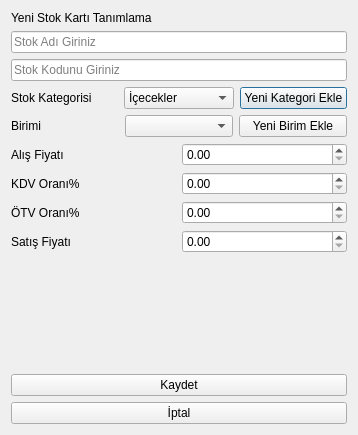
<?xml version="1.0" encoding="UTF-8"?>
<ui version="4.0">
 <class>YeniStokKartDialog</class>
 <widget class="QDialog" name="YeniStokKartDialog">
  <property name="geometry">
   <rect>
    <x>0</x>
    <y>0</y>
    <width>358</width>
    <height>435</height>
   </rect>
  </property>
  <property name="windowTitle">
   <string>Stok Kart Tanımlama</string>
  </property>
  <layout class="QVBoxLayout" name="verticalLayout">
   <item>
    <widget class="QLabel" name="label">
     <property name="text">
      <string>Yeni Stok Kartı Tanımlama</string>
     </property>
    </widget>
   </item>
   <item>
    <widget class="QLineEdit" name="lineEdit_StokAdi">
     <property name="placeholderText">
      <string>Stok Adı Giriniz</string>
     </property>
    </widget>
   </item>
   <item>
    <widget class="QLineEdit" name="lineEdit_StokKodu">
     <property name="placeholderText">
      <string>Stok Kodunu Giriniz</string>
     </property>
    </widget>
   </item>
   <item>
    <layout class="QHBoxLayout" name="horizontalLayout_2">
     <item>
      <widget class="QLabel" name="label_3">
       <property name="text">
        <string>Stok Kategorisi</string>
       </property>
      </widget>
     </item>
     <item>
      <widget class="QComboBox" name="comboBox_StokKategori">
       <item>
        <property name="text">
         <string>İçecekler</string>
        </property>
       </item>
       <item>
        <property name="text">
         <string>Yiyecekler</string>
        </property>
       </item>
       <item>
        <property name="text">
         <string>Unlu Mamüller</string>
        </property>
       </item>
       <item>
        <property name="text">
         <string>Nargile</string>
        </property>
       </item>
      </widget>
     </item>
     <item>
      <widget class="QPushButton" name="pushButton_YeniKategoriEkle">
       <property name="text">
        <string>Yeni Kategori Ekle</string>
       </property>
      </widget>
     </item>
    </layout>
   </item>
   <item>
    <layout class="QHBoxLayout" name="horizontalLayout">
     <item>
      <widget class="QLabel" name="label_2">
       <property name="text">
        <string>Birimi</string>
       </property>
      </widget>
     </item>
     <item>
      <widget class="QComboBox" name="comboBox_StokBirimi"/>
     </item>
     <item>
      <widget class="QPushButton" name="pushButton_YeniBirimEkle">
       <property name="text">
        <string>Yeni Birim Ekle</string>
       </property>
      </widget>
     </item>
    </layout>
   </item>
   <item>
    <layout class="QHBoxLayout" name="horizontalLayout_3">
     <item>
      <widget class="QLabel" name="label_4">
       <property name="text">
        <string>Alış Fiyatı</string>
       </property>
      </widget>
     </item>
     <item>
      <widget class="QDoubleSpinBox" name="doubleSpinBox_AlisFiyati">
       <property name="maximum">
        <double>99990000.000000000000000</double>
       </property>
      </widget>
     </item>
    </layout>
   </item>
   <item>
    <layout class="QHBoxLayout" name="horizontalLayout_4">
     <item>
      <widget class="QLabel" name="label_5">
       <property name="text">
        <string>KDV Oranı%</string>
       </property>
      </widget>
     </item>
     <item>
      <widget class="QDoubleSpinBox" name="doubleSpinBox_KDV">
       <property name="maximum">
        <double>100.000000000000000</double>
       </property>
      </widget>
     </item>
    </layout>
   </item>
   <item>
    <layout class="QHBoxLayout" name="horizontalLayout_5">
     <item>
      <widget class="QLabel" name="label_6">
       <property name="text">
        <string>ÖTV Oranı%</string>
       </property>
      </widget>
     </item>
     <item>
      <widget class="QDoubleSpinBox" name="doubleSpinBox_OTV">
       <property name="maximum">
        <double>100.000000000000000</double>
       </property>
      </widget>
     </item>
    </layout>
   </item>
   <item>
    <layout class="QHBoxLayout" name="horizontalLayout_6">
     <item>
      <widget class="QLabel" name="label_7">
       <property name="text">
        <string>Satış Fiyatı</string>
       </property>
      </widget>
     </item>
     <item>
      <widget class="QDoubleSpinBox" name="doubleSpinBox_SatisFiyati">
       <property name="maximum">
        <double>100.000000000000000</double>
       </property>
      </widget>
     </item>
    </layout>
   </item>
   <item>
    <spacer name="verticalSpacer">
     <property name="orientation">
      <enum>Qt::Vertical</enum>
     </property>
     <property name="sizeHint" stdset="0">
      <size>
       <width>20</width>
       <height>111</height>
      </size>
     </property>
    </spacer>
   </item>
   <item>
    <widget class="QPushButton" name="pushButton_StokKaydet">
     <property name="text">
      <string>Kaydet</string>
     </property>
    </widget>
   </item>
   <item>
    <widget class="QPushButton" name="pushButton_iptal">
     <property name="text">
      <string>İptal</string>
     </property>
    </widget>
   </item>
  </layout>
 </widget>
 <resources/>
 <connections>
  <connection>
   <sender>pushButton_iptal</sender>
   <signal>clicked()</signal>
   <receiver>YeniStokKartDialog</receiver>
   <slot>close()</slot>
   <hints>
    <hint type="sourcelabel">
     <x>335</x>
     <y>416</y>
    </hint>
    <hint type="destinationlabel">
     <x>353</x>
     <y>413</y>
    </hint>
   </hints>
  </connection>
 </connections>
</ui>
